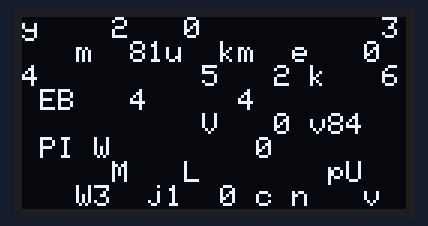
The sketch below on a simulated Arduino Uno, built with avr-gcc and run on an emulated ATmega328P. Parts: 128×64 one-colour display. Random numbers use the default seed unless the sketch sets one.

Above: at 0.36 s.
At 5.24 s:
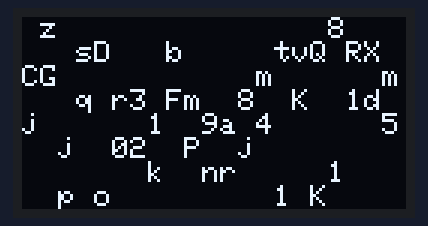
At 10.2 s:
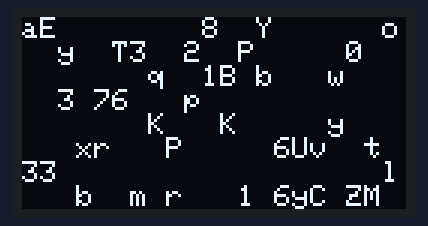
At 20.12 s:
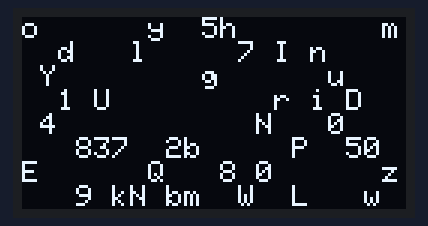
At 30.04 s:
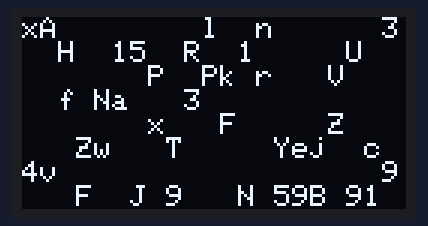
At 39.88 s:
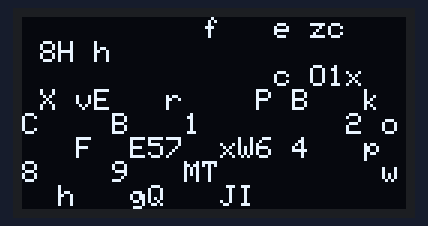

The sketch:

oled_matrix_rain.ino
```cpp
#include <Wire.h>
#include <Adafruit_GFX.h>
#include <Adafruit_SH110X.h>

#define I2C_ADDR 0x3C
#define SCR_W 128
#define SCR_H 64
#define OLED_RST -1

Adafruit_SH1106G display(SCR_W, SCR_H, &Wire, OLED_RST);

const int fontW = 6;
const int fontH = 8;
const int cols = SCR_W / fontW;
const int rows = SCR_H / fontH;

int heads[cols];
int speeds[cols];
char chars[rows][cols];
unsigned long lastUpdate = 0;
const int frameDelay = 80;
const int tailLen = 4;

char randChar() {
  int r = random(0, 3);
  if (r == 0) return char(random('0', '9' + 1));
  if (r == 1) return char(random('A', 'Z' + 1));
  return char(random('a', 'z' + 1));
}

void setup() {
  display.begin(I2C_ADDR, true);
  delay(250);
  display.clearDisplay();
  display.setTextSize(1);
  display.setTextColor(SH110X_WHITE);
  randomSeed(analogRead(0));
  for (int c = 0; c < cols; c++) {
    heads[c] = random(0, rows);
    speeds[c] = random(1, 3);
    for (int r = 0; r < rows; r++) {
      chars[r][c] = randChar();
    }
  }
}

void loop() {
  if (millis() - lastUpdate < frameDelay) return;
  lastUpdate = millis();

  for (int c = 0; c < cols; c++) {
    for (int s = 0; s < speeds[c]; s++) {
      heads[c] = (heads[c] + 1) % rows;
      chars[heads[c]][c] = randChar();
    }
  }

  display.clearDisplay();
  for (int c = 0; c < cols; c++) {
    int h = heads[c];
    for (int t = 0; t < tailLen; t++) {
      int row = (h - t + rows) % rows;
      int x = c * fontW;
      int y = row * fontH;
      if (t == 0) {
        display.setCursor(x, y);
        display.write(chars[row][c]);
      } else if (t < tailLen && (t % 2 == 0)) {
        display.setCursor(x, y);
        display.write(chars[row][c]);
      }
    }
  }
  display.display();
}
```
